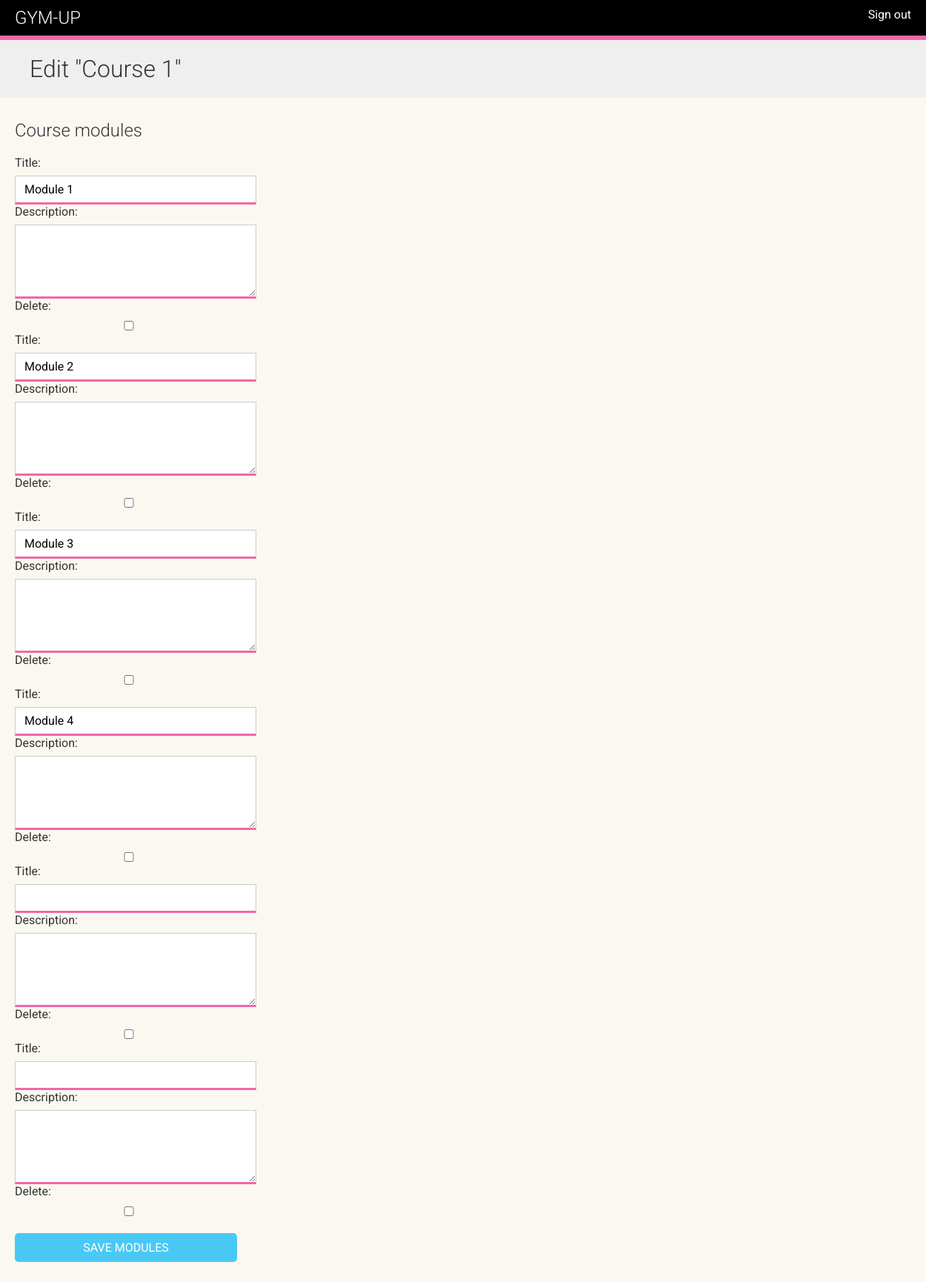
Page /course/1/module/ (signed in) on the earlier database version.
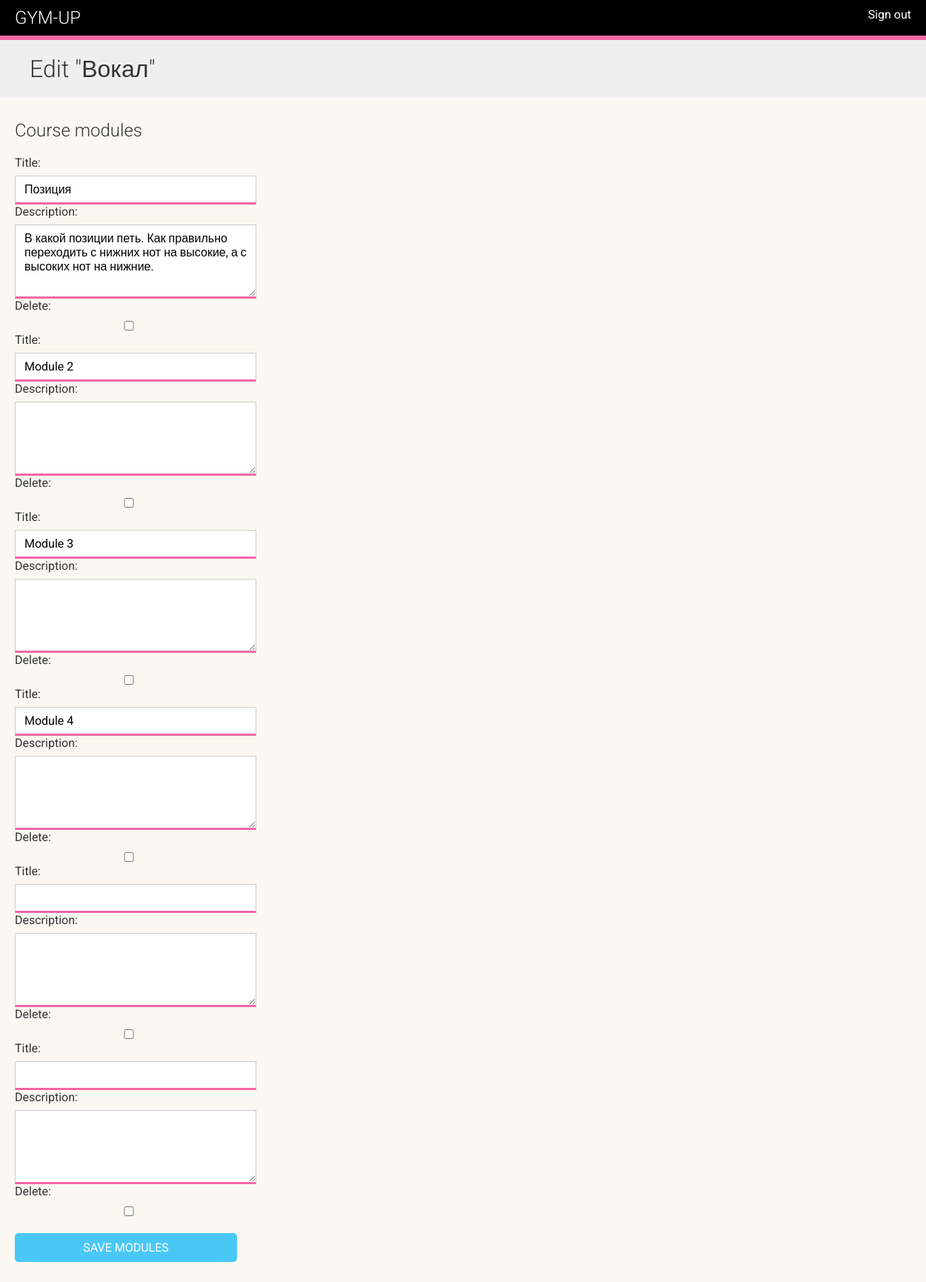
Same page on the later database version.
### courses/models.py (models this page shows, shortened)
class Course(models.Model):
    owner = models.ForeignKey(
        User, related_name="courses_created", on_delete=models.CASCADE
    )
    subject = models.ForeignKey(
        Subject, related_name="courses", on_delete=models.CASCADE
    )
    title = models.CharField(max_length=200)
    slug = models.SlugField(max_length=200, unique=True)
    overview = models.TextField()
    created = models.DateTimeField(auto_now_add=True)
    class Meta:
        ordering = ["-created"]

### courses/views.py (the view, shortened to what this page needs)
# urls.py: path("<pk>/module/",views.CourseModuleUpdateView.as_view(),name="course_module_update",),
class CourseModuleUpdateView(TemplateResponseMixin, View):
    template_name = "courses/manage/module/formset.html"
    course = None
    def get_formset(self, data=None):
        return ModuleFormSet(instance=self.course, data=data)
    def dispatch(self, request, pk):
        self.course = get_object_or_404(Course,
                                        id=pk,
                                        owner=request.user)
        return super().dispatch(request, pk)
    def get(self, request, *args, **kwargs):
        formset = self.get_formset()
        return self.render_to_response({"course": self.course, "formset": formset})

### courses/templates/courses/manage/module/formset.html (shortened to what this page needs)
{% extends "base.html" %}
{% block content %}
  <h1>Edit "{{ course.title }}"</h1>
  <div class="module">
      <h2>Course modules</h2>
      <form method="post">
        {{ formset }}
        <input type="submit" value="Save modules">
      </form>
  </div>
{% endblock %}

Differences in the rows shown:
changed Course: title "Course 1" → "Вокал"
Other differences:
form field formset: "Module 1" → "Позиция"
form field formset: (not shown) → "В какой позиции петь. Как правильно переходить с нижних нот на высокие, а с высоких нот на нижние."
